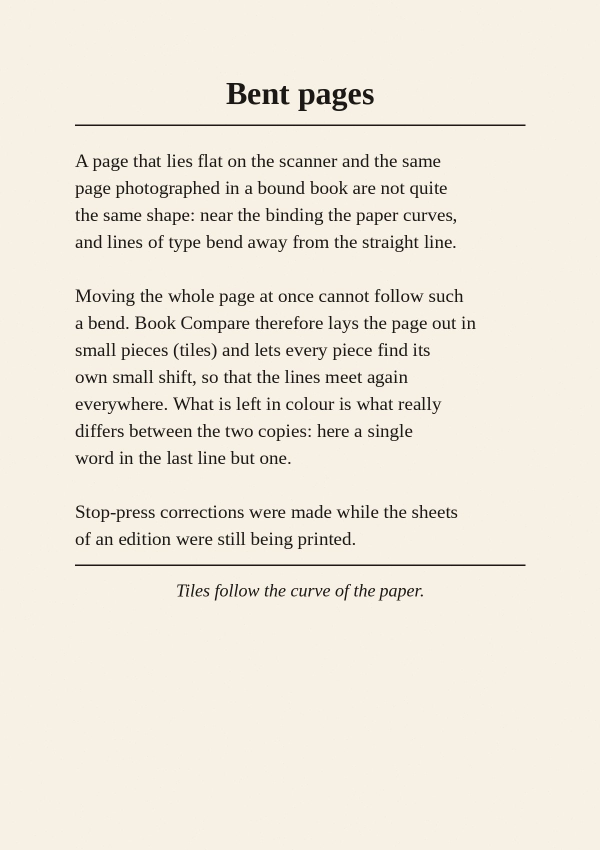
#> input picture app/images/examples/bent-1.jpg, 1200 x 1700 px (shown at 1/2 size)
$ python -i ink_map.py   (imports and definitions only)
#> lines starting #> are read from the running program, lines starting #| are printed output that depends on the picture
#> further down, picture is the input picture: shape (1700, 1200, 3); mean B, G, R 221.9, 233.6, 239.6
"""Ink map: turns a scan into a picture where printed ink is 1 and paper is 0.

Recipe (the same one used in all tests):
  1. take the red channel (printed ink is dark in red; red library stamps and red rubrication nearly vanish)
  2. divide by a smooth estimate of the paper brightness (dilate 15x15, then Gaussian sigma 25), so shadows and stains drop out
  3. choose the ink/paper threshold automatically (Otsu) from the central half of the page
  4. soft ramp around the threshold, so thin strokes keep partial values instead of being cut off
All scans are first resized to the same height (3000 px) so that sizes are comparable.
"""
import numpy as np, cv2

H0 = 3000

def blur(x, sigma):
    return cv2.GaussianBlur(x, (0, 0), sigma)

def load_scaled(path, height=H0):
    im = cv2.imread(path)
    if im is None:
        raise RuntimeError('cannot read ' + path)
    im = im.astype(np.float32)
    s = height / im.shape[0]
    return cv2.resize(im, None, fx=s, fy=s, interpolation=cv2.INTER_AREA)

def ink_map(im):
    r = im[:, :, 2]
    paper = cv2.GaussianBlur(cv2.dilate(r, np.ones((15, 15))), (0, 0), 25)
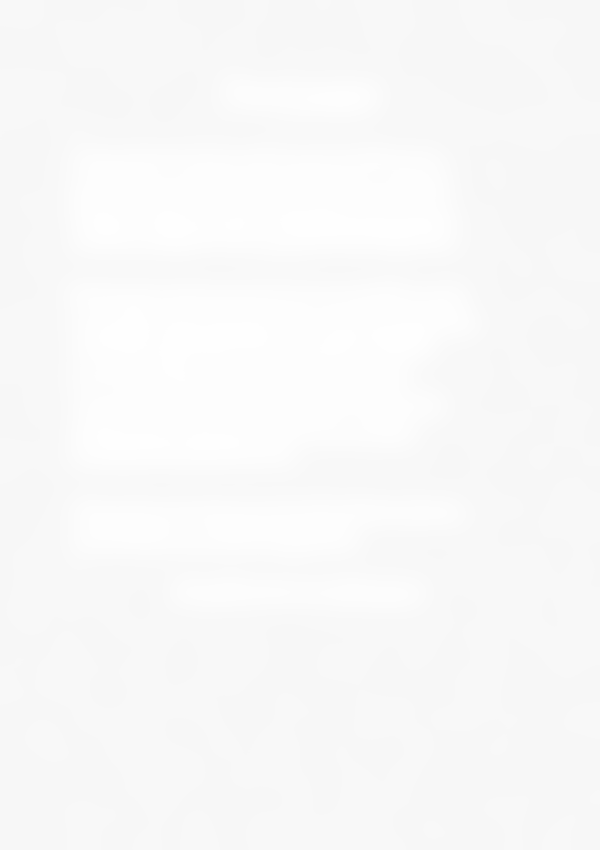
#> paper: shape (1700, 1200) (shown at 1/2 size); min 247, max 254, mean 249
    n = np.clip(r / np.maximum(paper, 1), 0, 1.2)
    h, w = n.shape
#> h = 1700; w = 1200
    centre = n[h // 4:3 * h // 4, w // 4:3 * w // 4]
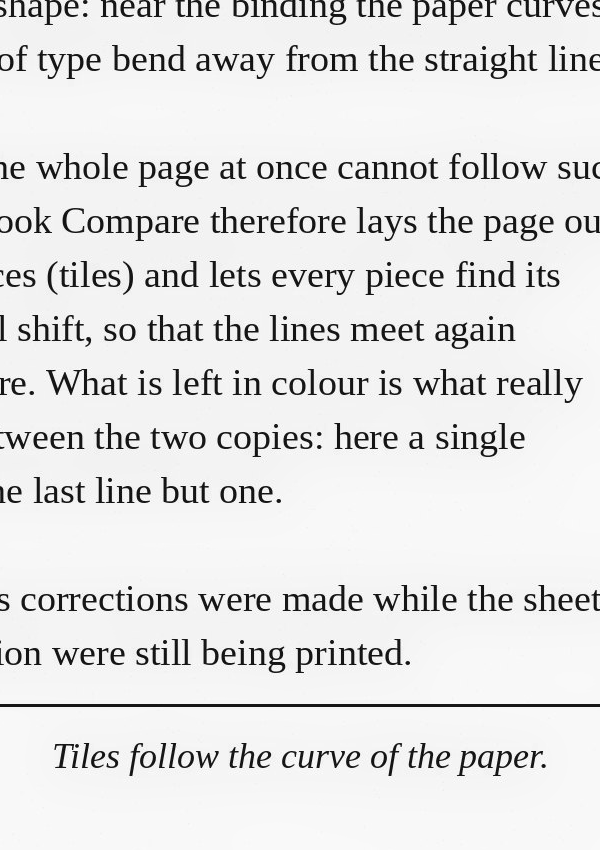
#> centre: shape (850, 600) float64; min 0.0317, max 1.02, mean 0.915; drawn with min black and max white
    t, _ = cv2.threshold((np.clip(centre, 0, 1) * 255).astype(np.uint8), 0, 255, cv2.THRESH_OTSU)
#> t = 149
    t /= 255.
#> t = 0.584
    k = cv2.GaussianBlur(n, (0, 0), 0.7)
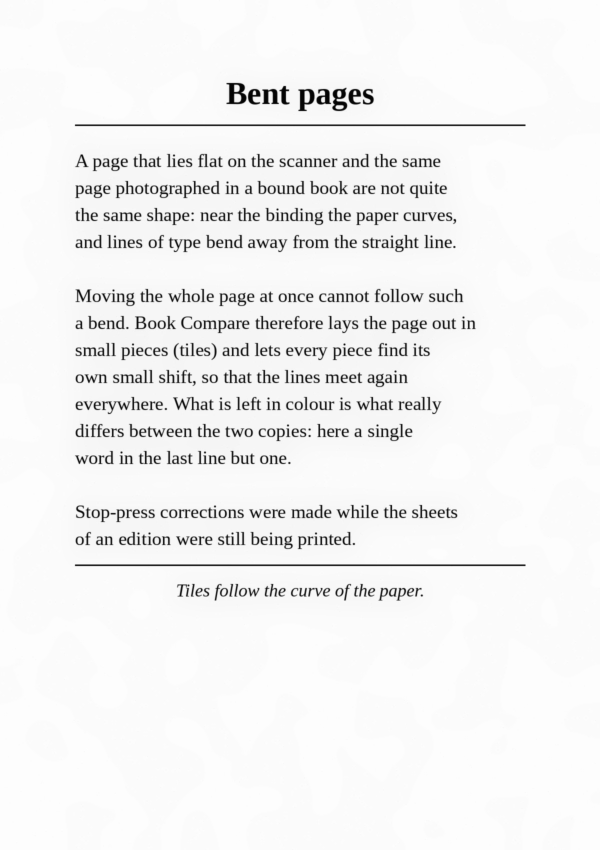
#> k: shape (1700, 1200) float64 (shown at 1/2 size); min 0.0937, max 1.01, mean 0.962; drawn with min black and max white
    return np.clip(0.5 + (t - k) / (0.5 * (1 - t) + 1e-4) * 0.5, 0, 1).astype(np.float32)
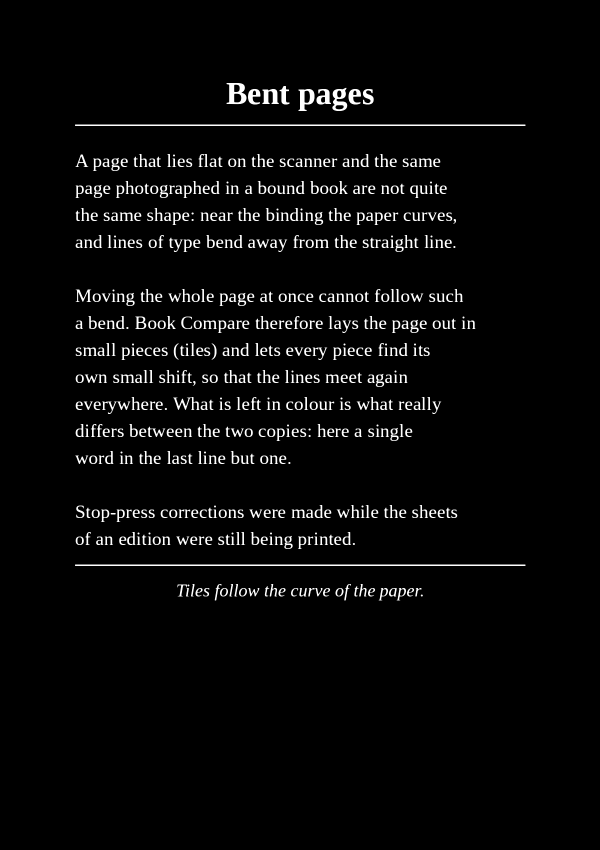
#> returned value: shape (1700, 1200) float32 (shown at 1/2 size); min 0, max 1, mean 0.035

>>> import cv2
>>> picture = cv2.imread('../app/images/examples/bent-1.jpg')
>>> result = ink_map(picture)

$ run again, on app/images/examples/bent-2.jpg
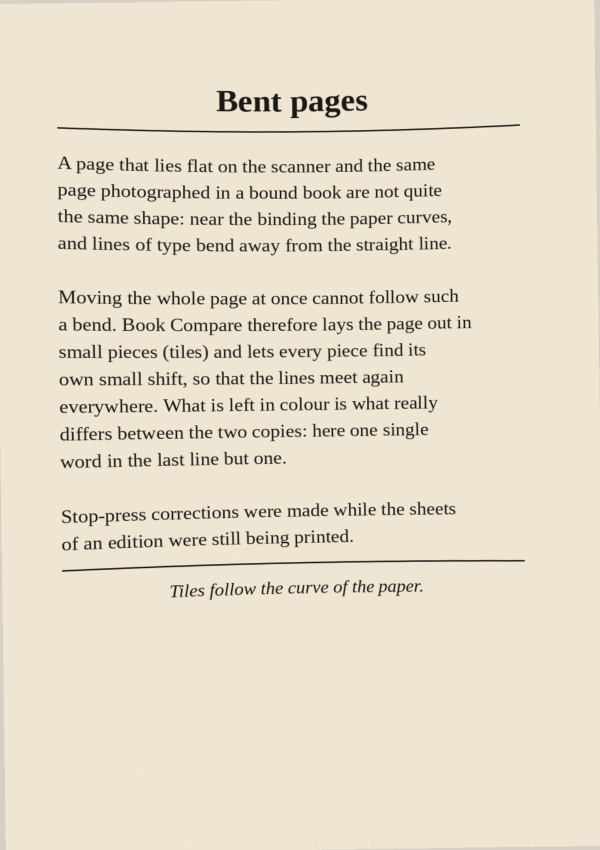
#> input picture app/images/examples/bent-2.jpg, 1200 x 1700 px (shown at 1/2 size)
#> picture is the input picture: shape (1700, 1200, 3); mean B, G, R 204.1, 222.6, 230.5
#> in ink_map, `centre = n[h // 4:3 * h // 4, w // 4:3 * w // 4]`:
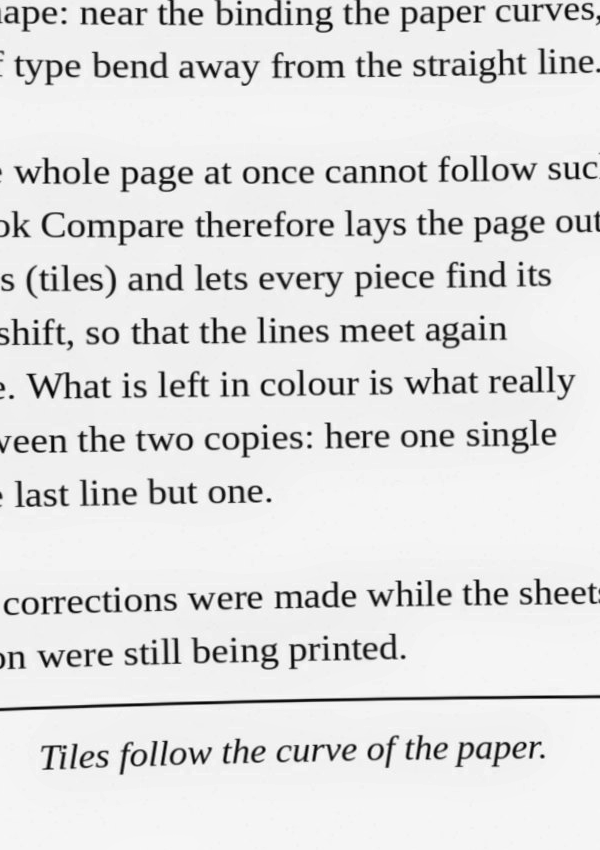
#> centre: shape (850, 600) float64; min 0.0656, max 1.03, mean 0.917; drawn with min black and max white
#> in ink_map, `t, _ = cv2.threshold((np.clip(centre, 0, 1) * 255).astype(np.uint8), 0..`: t = 170
#> in ink_map, `t /= 255.`: t = 0.667
#> in ink_map, `return np.clip(0.5 + (t - k) / (0.5 * (1 - t) + 1e-4) * 0.5, 0, 1).ast..`:
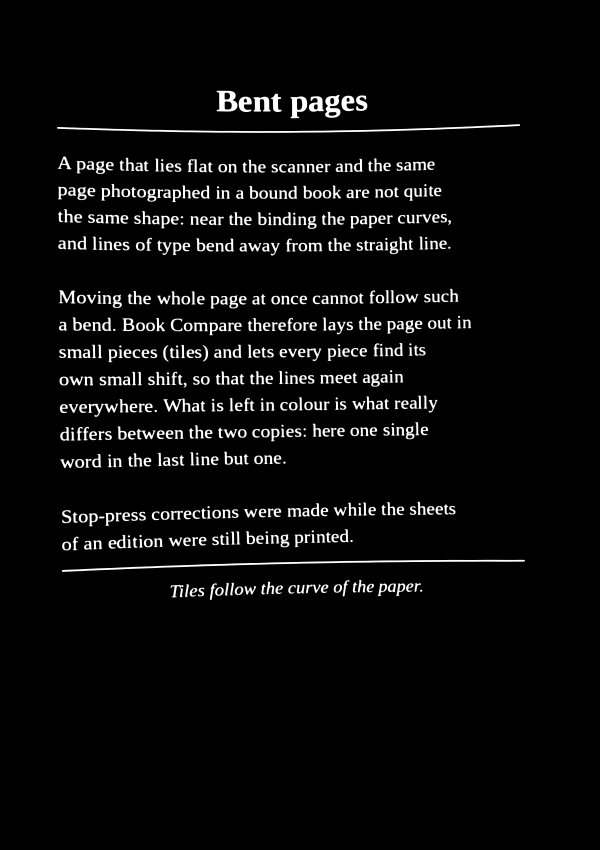
#> returned value: shape (1700, 1200) float32 (shown at 1/2 size); min 0, max 1, mean 0.0428

$ run again, on app/images/examples/book-1.jpg
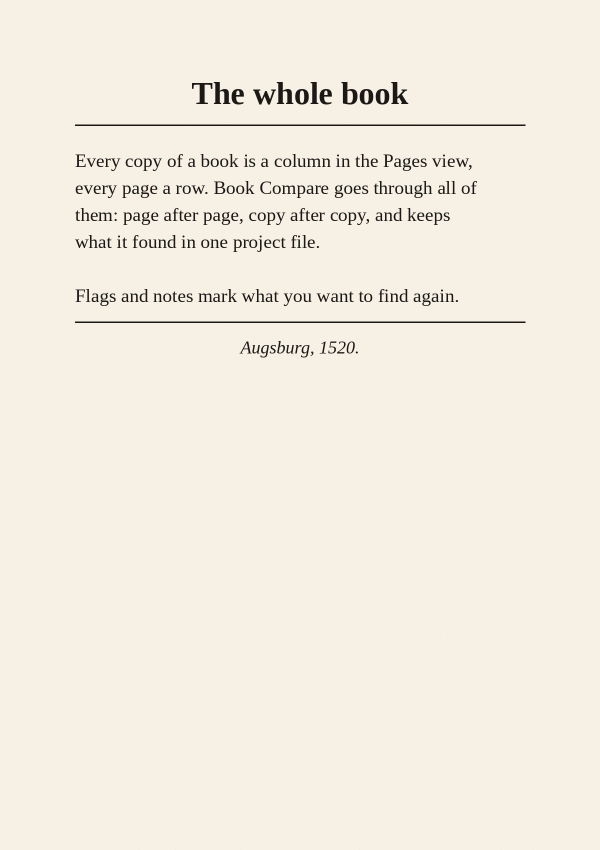
#> input picture app/images/examples/book-1.jpg, 1200 x 1700 px (shown at 1/2 size)
#> picture is the input picture: shape (1700, 1200, 3); mean B, G, R 225.4, 237.2, 243.2
#> in ink_map, `centre = n[h // 4:3 * h // 4, w // 4:3 * w // 4]`:
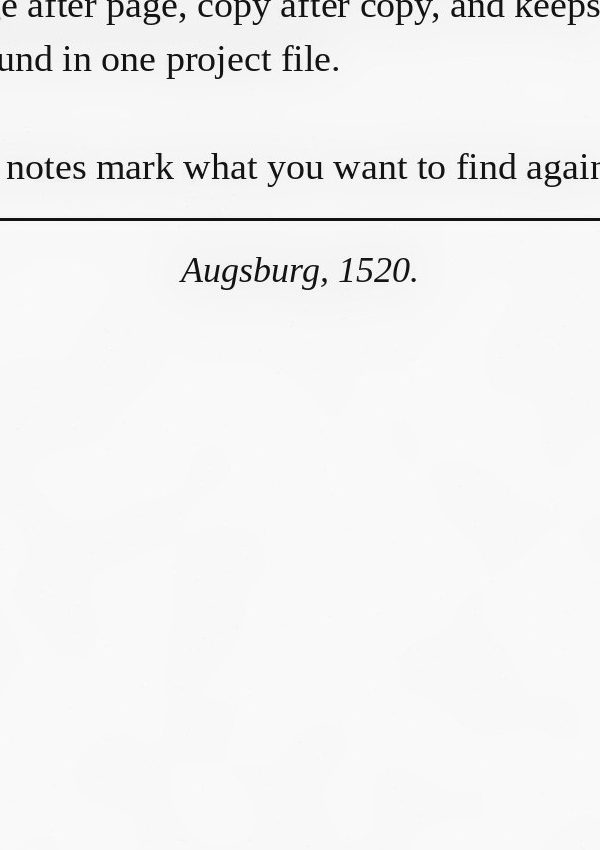
#> centre: shape (850, 600) float64; min 0.0397, max 1.02, mean 0.973; drawn with min black and max white
#> in ink_map, `t, _ = cv2.threshold((np.clip(centre, 0, 1) * 255).astype(np.uint8), 0..`: t = 150
#> in ink_map, `t /= 255.`: t = 0.588
#> in ink_map, `return np.clip(0.5 + (t - k) / (0.5 * (1 - t) + 1e-4) * 0.5, 0, 1).ast..`:
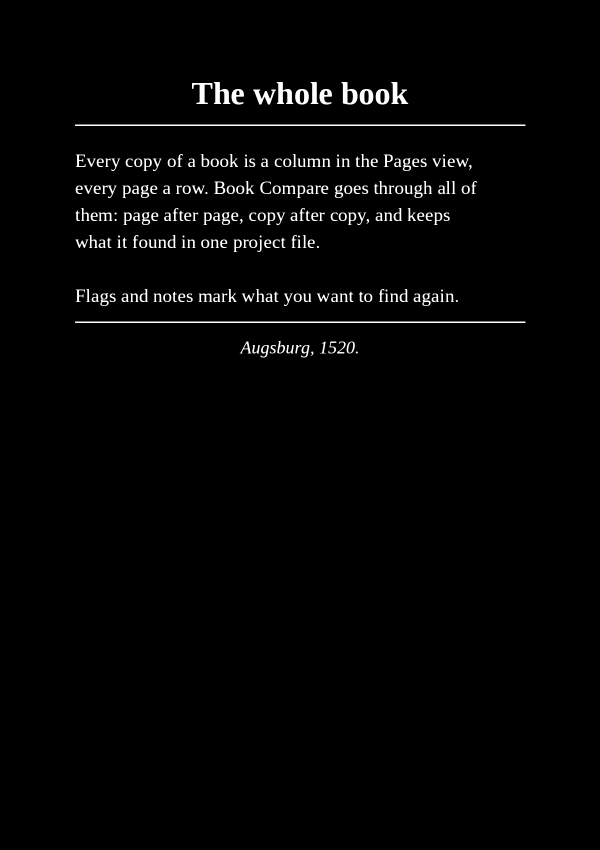
#> returned value: shape (1700, 1200) float32 (shown at 1/2 size); min 0, max 1, mean 0.018
